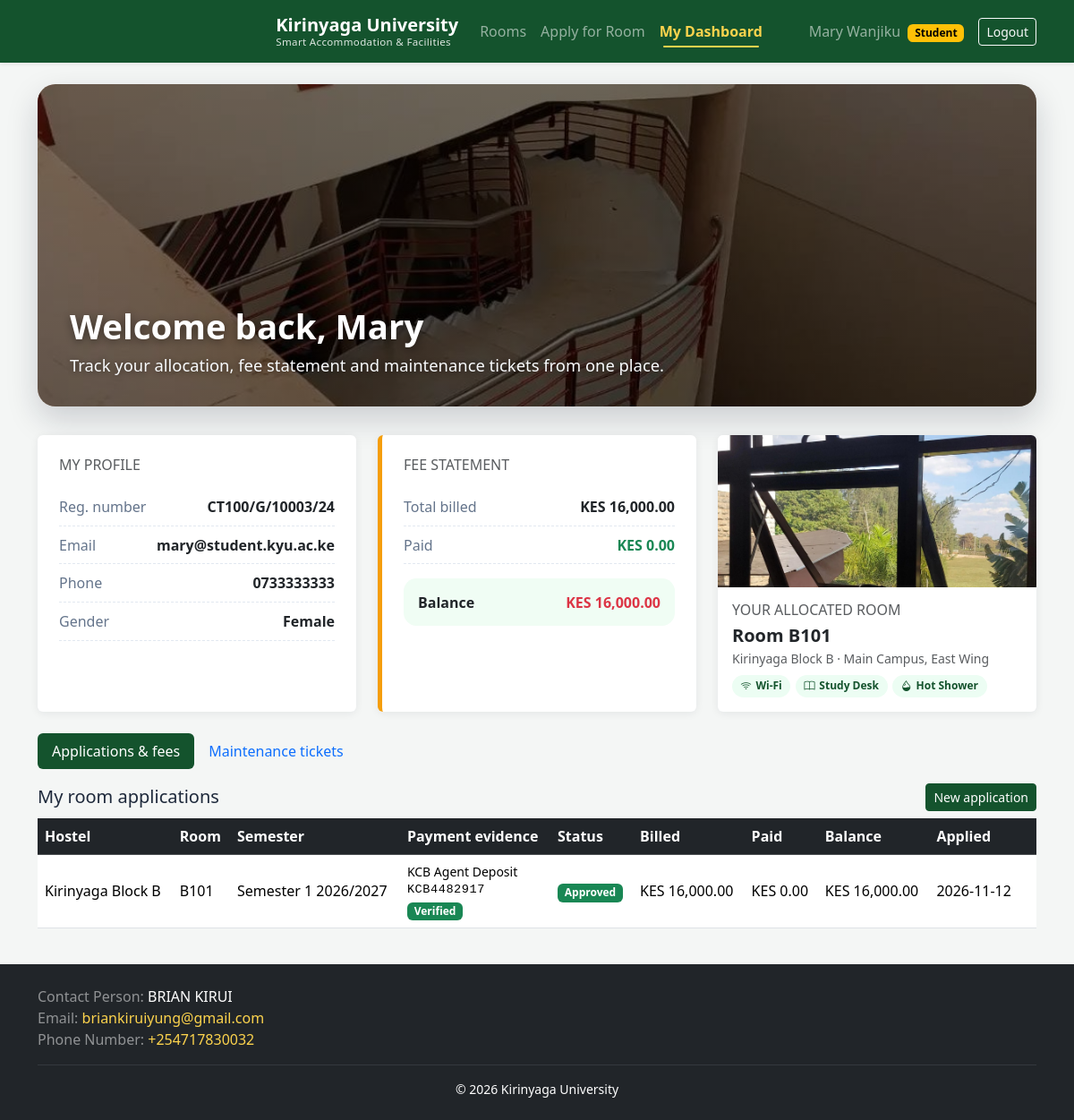
The page /student_dashboard.php (signed in) on the database its author committed.
### tables this page shows
CREATE TABLE users (
  user_id INT AUTO_INCREMENT PRIMARY KEY,
  reg_no VARCHAR(20) NOT NULL UNIQUE,
  full_name VARCHAR(100) NOT NULL,
  email VARCHAR(120) NOT NULL UNIQUE,
  phone CHAR(10) NOT NULL,
  gender ENUM('Male','Female') NOT NULL,
  password_hash VARCHAR(255) NOT NULL,
  role ENUM('student','admin') NOT NULL DEFAULT 'student',
  created_at TIMESTAMP NOT NULL DEFAULT CURRENT_TIMESTAMP
);

CREATE TABLE applications (
  application_id INT AUTO_INCREMENT PRIMARY KEY,
  user_id INT NOT NULL,
  room_id INT NOT NULL,
  semester VARCHAR(30) NOT NULL,
  status ENUM('Pending','Approved','Rejected') NOT NULL DEFAULT 'Pending',
  amount_due DECIMAL(10,2) NOT NULL,
  amount_paid DECIMAL(10,2) NOT NULL DEFAULT 0,
  payment_method ENUM('M-Pesa Express / Paybill','Bank Transfer','KCB Agent Deposit') NULL,
  payment_reference VARCHAR(20) NULL,
  payment_status ENUM('Unverified','Verified','Rejected') NOT NULL DEFAULT 'Unverified',
  rejection_reason VARCHAR(255) NULL,
  applied_at TIMESTAMP NOT NULL DEFAULT CURRENT_TIMESTAMP,
  decided_at TIMESTAMP NULL DEFAULT NULL,
  KEY idx_applications_room_status (room_id, status),
  CONSTRAINT fk_applications_user FOREIGN KEY (user_id) REFERENCES users(user_id) ON DELETE CASCADE,
  CONSTRAINT fk_applications_room FOREIGN KEY (room_id) REFERENCES rooms(room_id) ON DELETE RESTRICT
);

CREATE TABLE rooms (
  room_id INT AUTO_INCREMENT PRIMARY KEY,
  hostel_id INT NOT NULL,
  room_number VARCHAR(10) NOT NULL,
  capacity TINYINT UNSIGNED NOT NULL CHECK (capacity BETWEEN 1 AND 8),
  status ENUM('Available','Maintenance') NOT NULL DEFAULT 'Available',
  amenities VARCHAR(255) NOT NULL DEFAULT '',
  UNIQUE KEY uq_room (hostel_id, room_number),
  CONSTRAINT fk_room_hostel FOREIGN KEY (hostel_id) REFERENCES hostels(hostel_id) ON DELETE CASCADE
);

CREATE TABLE hostels (
  hostel_id INT AUTO_INCREMENT PRIMARY KEY,
  name VARCHAR(80) NOT NULL UNIQUE,
  gender ENUM('Male','Female','Mixed') NOT NULL,
  location VARCHAR(120) NOT NULL,
  fee_per_semester DECIMAL(10,2) NOT NULL CHECK (fee_per_semester >= 0),
  image VARCHAR(120) NULL
);

### student_dashboard.php (the view, shortened to what this page needs)
<?php
require_once __DIR__ . '/auth_check.php';
$uid = (int)$_SESSION['user_id'];
try {
    $profile = fetch_user_profile($conn, $uid);
    $applicationStmt = $conn->prepare("SELECT a.application_id, a.semester, a.status, a.amount_due, a.amount_paid,
            a.payment_method, a.payment_reference, a.payment_status, a.rejection_reason,
            a.applied_at, a.decided_at, r.room_number, r.capacity, r.amenities, h.name AS hostel, h.location
        FROM applications a
        JOIN rooms r ON r.room_id = a.room_id
        JOIN hostels h ON h.hostel_id = r.hostel_id
        WHERE a.user_id = ?
        ORDER BY a.applied_at DESC, a.application_id DESC");
    $applicationStmt->bind_param('i', $uid);
    $applicationStmt->execute();
    $applications = $applicationStmt->get_result()->fetch_all(MYSQLI_ASSOC);
} catch (mysqli_sql_exception $ex) {
    error_log($ex->getMessage());
    exit('Could not load your dashboard. Please try again later.');
}
$totalDue = 0.0;
$totalPaid = 0.0;
$allocation = null;
foreach ($applications as $application) {
    if ($application['status'] === 'Approved') {
        $totalDue += (float)$application['amount_due'];
        $totalPaid += (float)$application['amount_paid'];
        $allocation ??= $application;
    }
}
$firstName = explode(' ', (string)($profile['full_name'] ?? 'Student'))[0];
require __DIR__ . '/header.php';
?>
<?php render_banner('banner-stairwell.jpg', 'Spiral staircase inside a campus building', 'Welcome back, ' . $firstName, 'Track your allocation, fee statement and maintenance tickets from one place.'); ?>
<div class="row g-4 mb-4">
  <div class="col-lg-4">
    <div class="card h-100 p-4">
      <h2 class="h6 text-uppercase text-muted mb-3">My profile</h2>
      <dl class="fee-list mb-0">
        <div><dt>Reg. number</dt><dd><?= e($profile['reg_no'] ?? '') ?></dd></div>
        <div><dt>Email</dt><dd class="text-break"><?= e($profile['email'] ?? '') ?></dd></div>
        <div><dt>Phone</dt><dd><?= e($profile['phone'] ?? '') ?></dd></div>
        <div><dt>Gender</dt><dd><?= e($profile['gender'] ?? '') ?></dd></div>
      </dl>
    </div>
  </div>
  <div class="col-lg-4">
    <div class="card stat-card h-100 p-4">
      <h2 class="h6 text-uppercase text-muted mb-3">Fee statement</h2>
      <dl class="fee-list mb-0">
        <div><dt>Total billed</dt><dd><?= e(money($totalDue)) ?></dd></div>
        <div><dt>Paid</dt><dd class="text-success"><?= e(money($totalPaid)) ?></dd></div>
      </dl>
      <div class="fee-total d-flex justify-content-between align-items-center mt-3">
        <span class="fw-semibold">Balance</span>
        <span class="fw-bold text-danger"><?= e(money($totalDue - $totalPaid)) ?></span>
      </div>
    </div>
  </div>
  <div class="col-lg-4">
    <?php if ($allocation): ?>
      <div class="card h-100 overflow-hidden">
        <?php render_image(room_photo_for((int)$allocation['capacity']), 'Study room interior', 'allocation-img'); ?>
        <div class="card-body">
          <h2 class="h6 text-uppercase text-muted mb-1">Your allocated room</h2>
          <p class="fw-bold fs-5 mb-0">Room <?= e($allocation['room_number']) ?></p>
          <p class="small text-muted mb-2"><?= e($allocation['hostel']) ?> &middot; <?= e($allocation['location']) ?></p>
          <div class="amenity-list"><?php render_amenity_badges((string)$allocation['amenities']); ?></div>
        </div>
      </div>
    <?php endif; ?>
  </div>
</div>
<ul class="nav nav-pills mb-3" role="tablist">
  <li class="nav-item" role="presentation">
    <button class="nav-link active" id="applications-tab" data-bs-toggle="pill" data-bs-target="#applicationsPane" type="button" role="tab" aria-controls="applicationsPane" aria-selected="true">Applications &amp; fees</button>
  </li>
  <li class="nav-item" role="presentation">
    <button class="nav-link" id="tickets-tab" data-bs-toggle="pill" data-bs-target="#ticketsPane" type="button" role="tab" aria-controls="ticketsPane" aria-selected="false">Maintenance tickets</button>
  </li>
</ul>
<div class="tab-content">
  <div class="tab-pane fade show active" id="applicationsPane" role="tabpanel" aria-labelledby="applications-tab">
    <div class="d-flex justify-content-between align-items-center mb-2">
      <h2 class="h5 mb-0">My room applications</h2>
      <a class="btn btn-primary btn-sm" href="apply_room.php">New application</a>
    </div>
    <div class="table-responsive">
      <table class="table bg-white align-middle">
        <thead class="table-dark">
          <tr><th>Hostel</th><th>Room</th><th>Semester</th><th>Payment evidence</th><th>Status</th><th>Billed</th><th>Paid</th><th>Balance</th><th>Applied</th><th></th></tr>
        </thead>
        <tbody>
          <?php foreach ($applications as $application): ?>
            <tr>
              <td><?= e($application['hostel']) ?></td>
              <td><?= e($application['room_number']) ?></td>
              <td><?= e($application['semester']) ?></td>
              <td>
                <?php if ($application['payment_method']): ?>
                  <div class="small"><?= e($application['payment_method']) ?></div>
                  <div class="evidence-code"><?= e($application['payment_reference']) ?></div>
                <?php else: ?>
                  <span class="small text-muted">Not recorded</span>
                <?php endif; ?>
                <span class="badge text-bg-<?= e(status_class((string)$application['payment_status'])) ?> mt-1"><?= e($application['payment_status']) ?></span>
              </td>
              <td><span class="badge text-bg-<?= e(status_class((string)$application['status'])) ?>"><?= e($application['status']) ?></span></td>
              <td><?= e(money($application['amount_due'])) ?></td>
              <td><?= e(money($application['amount_paid'])) ?></td>
              <td><?= e(money((float)$application['amount_due'] - (float)$application['amount_paid'])) ?></td>
              <td><?= e(substr((string)$application['applied_at'], 0, 10)) ?></td>
              <td>
              </td>
            </tr>
          <?php endforeach; ?>
        </tbody>
      </table>
    </div>
  </div>
</div>
<?php require __DIR__ . '/footer.php'; ?>

### header.php (shortened to what this page needs)
<?php
require_once __DIR__ . '/db.php';
require_once __DIR__ . '/functions.php';
$bodyClass = $bodyClass ?? '';
$noContainer = $noContainer ?? false;
$role = $_SESSION['role'] ?? null;
$currentPage = basename((string)($_SERVER['SCRIPT_NAME'] ?? ''));
$navItems = match ($role) {
    'student' => [['index.php', 'Rooms'], ['apply_room.php', 'Apply for Room'], ['student_dashboard.php', 'My Dashboard']],
    'admin'   => [['index.php', 'Rooms'], ['admin_dashboard.php', 'Admin Portal'], ['reports.php', 'Reports']],
    default   => [['index.php', 'Rooms'], ['login.php', 'Student Login'], ['admin_login.php', 'Admin Login']],
};
?>
<!DOCTYPE html>
<html lang="en">
<head>
  <link href="https://cdn.jsdelivr.net/npm/bootstrap@5.3.3/dist/css/bootstrap.min.css" rel="stylesheet">
  <link href="https://cdn.jsdelivr.net/npm/bootstrap-icons@1.11.3/font/bootstrap-icons.min.css" rel="stylesheet">
  <link href="style.css" rel="stylesheet">
</head>
<body class="<?= e($bodyClass) ?>">
<nav class="navbar navbar-expand-lg navbar-dark bg-kyu sticky-top shadow-sm">
  <div class="container">
    <a class="navbar-brand d-flex align-items-center gap-2" href="index.php">
      <span class="lh-sm">
        <span class="d-block fw-bold"><?= e(KYU_NAME) ?></span>
        <span class="brand-sub">Smart Accommodation &amp; Facilities</span>
      </span>
    </a>
    <div class="collapse navbar-collapse" id="mainNav">
      <ul class="navbar-nav me-auto">
        <?php foreach ($navItems as [$href, $linkLabel]): ?>
          <?php $active = $href === $currentPage; ?>
          <li class="nav-item">
            <a class="nav-link<?= $active ? ' active' : '' ?>" href="<?= e($href) ?>"<?= $active ? ' aria-current="page"' : '' ?>><?= e($linkLabel) ?></a>
          </li>
        <?php endforeach; ?>
      </ul>
      <ul class="navbar-nav align-items-lg-center gap-lg-2">
        <?php if ($role): ?>
          <li class="nav-item">
            <span class="navbar-text me-lg-2">
              <?= e($_SESSION['full_name'] ?? '') ?>
              <span class="badge text-bg-warning ms-1"><?= $role === 'admin' ? 'Administrator' : 'Student' ?></span>
            </span>
          </li>
          <li class="nav-item"><a class="btn btn-outline-light btn-sm" href="logout.php">Logout</a></li>
        <?php else: ?>
          <li class="nav-item"><a class="btn btn-warning btn-sm<?= $currentPage === 'register.php' ? ' active' : '' ?>" href="register.php">Register</a></li>
        <?php endif; ?>
      </ul>
    </div>
  </div>
</nav>
<?php if ($noContainer): ?>
<main id="main">
<?php else: ?>
<main id="main" class="container py-4">
<?php endif; ?>

### functions.php (shortened to what this page needs)
<?php
function e($value): string
{
    return htmlspecialchars((string)$value, ENT_QUOTES, 'UTF-8');
}
function money($amount): string
{
    return 'KES ' . number_format((float)$amount, 2);
}
function status_class(string $status): string
{
    return match ($status) {
        'Approved', 'Resolved', 'Verified' => 'success',
        'Pending', 'Unverified'            => 'warning',
        'In Progress'                      => 'info',
        'Rejected'                         => 'danger',
        default                            => 'secondary',
    };
}
function fetch_user_profile(mysqli $conn, int $userId): array
{
    $stmt = $conn->prepare('SELECT user_id, reg_no, full_name, email, phone, gender FROM users WHERE user_id = ?');
    $stmt->bind_param('i', $userId);
    $stmt->execute();
    return $stmt->get_result()->fetch_assoc() ?? [];
}
function asset_url(string $filename): string
{
    $name = basename($filename);
    return ($name !== '' && is_file(__DIR__ . '/assets/images/' . $name)) ? 'assets/images/' . $name : '';
}
function render_image(string $filename, string $alt, string $class = '', bool $lazy = true): void
{
    $src = asset_url($filename);
    echo '<img src="' . e($src) . '" alt="' . e($alt) . '" class="' . e($class) . '"' . ($lazy ? ' loading="lazy"' : '') . '>';
}
function render_banner(string $filename, string $alt, string $title, string $subtitle = ''): void
{
    echo '<section class="kyu-hero kyu-banner">';
    render_image($filename, $alt, 'kyu-hero-img', false);
    echo '<div class="kyu-hero-overlay" aria-hidden="true"></div>';
    echo '<div class="kyu-hero-content">';
    echo '<h1 class="kyu-hero-title">' . e($title) . '</h1>';
    if ($subtitle !== '') {
        echo '<p class="kyu-hero-subtitle mb-0">' . e($subtitle) . '</p>';
    }
    echo '</div></section>';
}
function amenities_list(string $csv): array
{
    $items = array_map('trim', explode(',', $csv));
    return array_values(array_filter($items, static fn(string $item): bool => $item !== ''));
}
function render_amenity_badges(string $csv): void
{
    foreach (amenities_list($csv) as $amenity) {
        $icon = AMENITY_ICONS[$amenity] ?? 'bi-check2';
        echo '<span class="amenity-badge"><i class="bi ' . e($icon) . '" aria-hidden="true"></i>' . e($amenity) . '</span>';
    }
}

### style.css (style rules this page uses)
:root { --kyu-green-dark: #0f3f22; --kyu-green: #14532d; --kyu-green-light: #15803d; --kyu-gold: #f59e0b; --kyu-gold-soft: #fcd34d; --kyu-surface: #f4f6f5; --kyu-ink: #1e293b; --kyu-radius: 1.1rem; }
html { scroll-behavior: smooth; }
body { display: flex; flex-direction: column; min-height: 100vh; background: var(--kyu-surface); color: var(--kyu-ink); }
main { flex: 1 0 auto; }
img { object-fit: cover; }
[id] { scroll-margin-top: 90px; }
.bg-kyu { background-color: var(--kyu-green) !important; }
.btn-primary { --bs-btn-bg: var(--kyu-green); --bs-btn-border-color: var(--kyu-green); --bs-btn-hover-bg: var(--kyu-green-dark); --bs-btn-hover-border-color: var(--kyu-green-dark); --bs-btn-active-bg: var(--kyu-green-dark); --bs-btn-active-border-color: var(--kyu-green-dark); --bs-btn-disabled-bg: var(--kyu-green); --bs-btn-disabled-border-color: var(--kyu-green); --bs-btn-focus-shadow-rgb: 20, 83, 45; }
.nav-pills { --bs-nav-pills-link-active-bg: var(--kyu-green); }
.card { border: 0; box-shadow: 0 2px 10px rgba(15, 23, 42, .07); }
.table thead th { white-space: nowrap; }
.navbar { --bs-navbar-active-color: var(--kyu-gold-soft); }
.brand-sub { display: block; font-size: .72rem; letter-spacing: .03em; opacity: .85; }
.navbar .nav-link { position: relative; }
.navbar .nav-link.active { font-weight: 600; }
.navbar .nav-link.active::after { content: ''; position: absolute; left: .75rem; right: .75rem; bottom: .1rem; height: 2px; border-radius: 2px; background: var(--kyu-gold-soft); }
.kyu-hero { position: relative; overflow: hidden; color: #fff; }
.kyu-hero-img { position: absolute; inset: 0; width: 100%; height: 100%; object-fit: cover; object-position: center; }
.kyu-hero-overlay { position: absolute; inset: 0; z-index: 1; background: linear-gradient(rgba(0, 0, 0, 0.5), rgba(0, 0, 0, 0.6)); }
.kyu-hero-content { position: relative; z-index: 2; }
.kyu-hero-title { margin-bottom: .5rem; font-size: clamp(1.6rem, 3.2vw, 2.5rem); font-weight: 800; line-height: 1.15; text-shadow: 0 2px 10px rgba(0, 0, 0, .45); }
.kyu-hero-subtitle { font-size: clamp(1rem, 1.6vw, 1.15rem); color: #f8fafc; text-shadow: 0 1px 6px rgba(0, 0, 0, .45); }
.kyu-banner { display: flex; align-items: flex-end; height: 360px; margin-bottom: 2rem; border-radius: 1.25rem; box-shadow: 0 14px 35px rgba(15, 23, 42, .18); }
.kyu-banner .kyu-hero-content { padding: 2rem 2.25rem; }
.amenity-list { display: flex; flex-wrap: wrap; gap: .35rem; }
.amenity-badge { display: inline-flex; align-items: center; gap: .3rem; padding: .2rem .6rem; border-radius: 999px; background: #ecfdf3; color: var(--kyu-green); font-size: .75rem; font-weight: 600; }
.fee-list > div { display: flex; justify-content: space-between; gap: 1rem; padding: .55rem 0; border-bottom: 1px dashed #e2e8f0; }
.fee-list dt { font-weight: 500; color: #64748b; }
.fee-list dd { margin: 0; font-weight: 600; text-align: right; }
.fee-total { padding: .9rem 1rem; border-radius: .9rem; background: #f0fdf4; }
.stat-card { border-left: 5px solid var(--kyu-gold) !important; }
.allocation-img { display: block; width: 100%; height: 170px; object-fit: cover; }
.evidence-code { font-family: ui-monospace, SFMono-Regular, Menlo, Consolas, monospace; font-size: .85rem; letter-spacing: .04em; white-space: nowrap; }

### rows shown on the page
users: full_name "Mary Wanjiku", reg_no "CT100/G/10003/24", email "mary@student.kyu.ac.ke", phone "0733333333", gender "Female"
applications: room.room_number "B101", hostels.name "Kirinyaga Block B", hostels.location "Main Campus, East Wing", room.amenities "Wi-Fi", room.amenities "Study Desk", room.amenities "Hot Shower", semester "Semester 1 2026/2027", payment_method "KCB Agent Deposit", payment_reference "KCB4482917", payment_status "Verified", status "Approved", amount_due "KES 16,000.00", amount_paid "KES 0.00", money((float)$application['amount_due'] - (float)$application['amount_paid']) "KES 16,000.00", applied_at "2026-11-12"

### other values the page prints
KYU_NAME "Kirinyaga University"
$linkLabel "Rooms"
$linkLabel "Apply for Room"
$linkLabel "My Dashboard"
$title "Welcome back, Mary"
$subtitle "Track your allocation, fee statement and maintenance tickets from one place."
money($totalDue) "KES 16,000.00"
money($totalPaid) "KES 0.00"
money($totalDue - $totalPaid) "KES 16,000.00"
